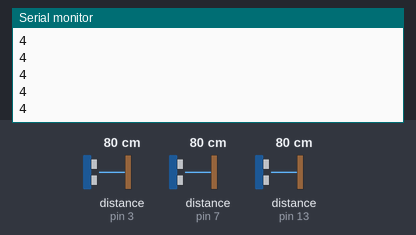
A sketch run on a simulated Arduino Uno, built with avr-gcc and run on an emulated ATmega328P. On the bench: the last lines printed to the serial monitor. Inputs (shaded band) come from the test bench; at power-on: distance to the obstacle (sensors on pin 3, pin 13, pin 7) 80 cm.

Above: at 1.2 s.
1.3 s: distance to the obstacle (sensor on pin 3) set to 250 cm
At 1.9 s:
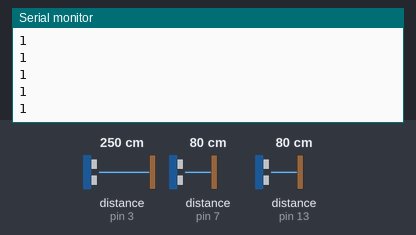
2.8 s: distance to the obstacle (sensor on pin 13) set to 250 cm
At 3.5 s:
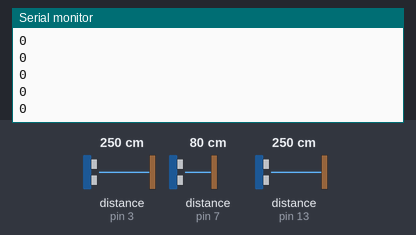
Timing chart, 0 to 5.8 s (numbered marks = the images above; inputs shaded):
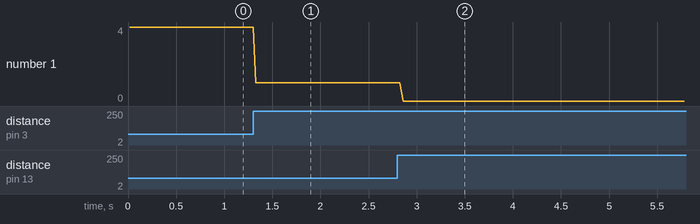

Measured:
- after the input at 1.3 s, the serial monitor: prints a new line at once (image 1)
- after the input at 2.8 s, the serial monitor: prints a new line after 0.06 s (image 2)
- plotted number 1: 4 → 1 after the input at 1.3 s, 1 → 0 after the input at 2.8 s

The sketch:

Pathing.ino
```cpp
#include <Ultrasonic.h>
#define MAXD 230
#define SPOOKD 150
#define SSPOOKD 80
Ultrasonic sensor1(12,13);//front
Ultrasonic sensor2(2,3);//left
Ultrasonic sensor3(6,7);//right

int sonicControl(){
  //legend for int out
  //0=front/nothing
  //1=left
  //-1=right
  //4=back
  int m1,m2,m3;
  bool front=true;
  bool left=true;
  bool right=true;

  m1=sensor1.read();
  if(m1>MAXD){m1=0;}
  if((m1<SPOOKD)&&(m1!=0)){front = false;}  //If less then spook then don't go forward

  m2=sensor2.read();
  if(m2>MAXD){m2=0;}
  if((m2<SPOOKD)&&(m2!=0)){left = false;}   //Same

  m3=sensor3.read();
  if(m3>MAXD){m3=0;}
  if((m3<SPOOKD)&&(m3!=0)){right = false;}  //Same

  //drifting/object appearance conditions
  if((m2<SSPOOKD)&&(m2!=0)&&(right == true)){ return -1; }  //for drifting left/object appearing on left, go right
  if((m3<SSPOOKD)&&(m3!=0)&&(left  == true)){ return 1; }   //for drifting right/object appearing on right, go left

  //if passes drifting/object apperance take these conditionals
  if (front == true){return 0;} //go front if available
  if ((front == false)&&(left == true)){return 1;}  //go left of front not availible
  if ((front == false)&&(left == false)&&(right == true)){return -1;} //go right
  if ((front == false)&&(left==false)&&(right==false)){return 4;} //go backwards
  else return 4;  //all else fails, go backwards until out of mess.
}

void setup() {
  // put your setup code here, to run once:
  Serial.begin(9600);
}

void loop() {
  Serial.println(sonicControl());
}
```
